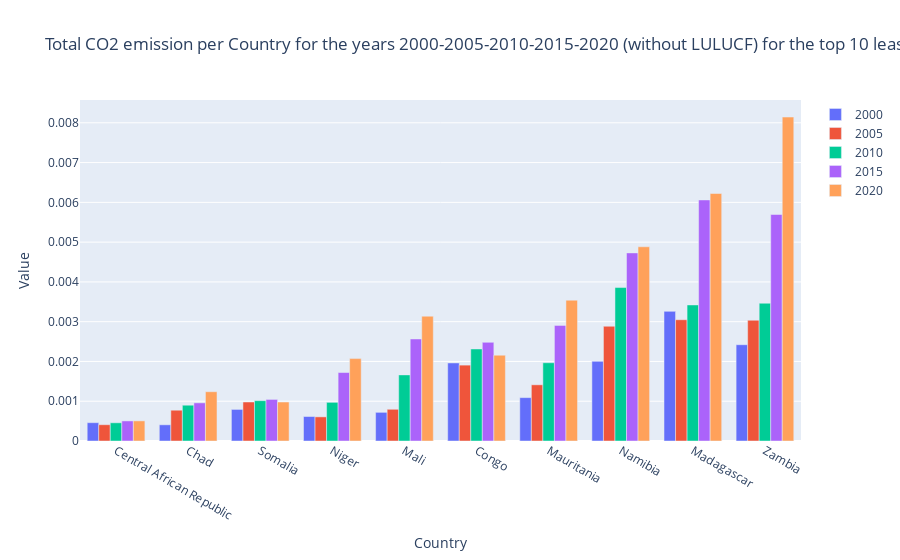

This figure's notebook cell:
### Code cell
# Calculate the average of the relative values for each country
mergeN['avg'] = mergeN[[year+'rel' for year in years]].mean(axis=1)

# Sort by the average and select the bottom 10
top_countries = mergeN.sort_values('avg', ascending=True).head(10)

# Create a new Figure
fig = go.Figure()

# Add a bar for each year
for year in years:
    fig.add_trace(go.Bar(
        x=top_countries['Area'],
        y=top_countries[year+'rel'],
        name=year
    ))

# Change the bar mode to group
fig.update_layout(barmode='group')

# Add labels and title
fig.update_layout(
    title='Total CO2 emission per Country for the years 2000-2010-2015-2020 (without LULUCF) for the top 10 least emitting countries',
    xaxis_title='Country',
    yaxis_title='Value'
)

# Show the plot
fig.show()

### Figure 1 — Plotly figure (JSON) as saved in the notebook; plotly's stock layout.template omitted (floating-point values rounded to 4 significant figures)
{"data": [{"name": "2000", "type": "bar", "x": ["Central African Republic", "Chad", "Somalia", "Niger", "Mali", "Congo", "Mauritania", "Namibia", "Madagascar", "Zambia"], "y": [0.0004605, 0.0004071, 0.0007943, 0.0006155, 0.0007206, 0.001962, 0.001091, 0.002002, 0.00326, 0.002421]}, {"name": "2005", "type": "bar", "x": ["Central African Republic", "Chad", "Somalia", "Niger", "Mali", "Congo", "Mauritania", "Namibia", "Madagascar", "Zambia"], "y": [0.0004096, 0.0007742, 0.0009803, 0.0006066, 0.0007975, 0.001908, 0.001413, 0.002885, 0.003049, 0.003036]}, {"name": "2010", "type": "bar", "x": ["Central African Republic", "Chad", "Somalia", "Niger", "Mali", "Congo", "Mauritania", "Namibia", "Madagascar", "Zambia"], "y": [0.0004578, 0.0008998, 0.001014, 0.0009721, 0.001662, 0.002314, 0.001968, 0.003858, 0.003421, 0.003464]}, {"name": "2015", "type": "bar", "x": ["Central African Republic", "Chad", "Somalia", "Niger", "Mali", "Congo", "Mauritania", "Namibia", "Madagascar", "Zambia"], "y": [0.0005048, 0.0009587, 0.001046, 0.001721, 0.002565, 0.002481, 0.002907, 0.004729, 0.006061, 0.005695]}, {"name": "2020", "type": "bar", "x": ["Central African Republic", "Chad", "Somalia", "Niger", "Mali", "Congo", "Mauritania", "Namibia", "Madagascar", "Zambia"], "y": [0.0005058, 0.001239, 0.00098, 0.002072, 0.003138, 0.002158, 0.00354, 0.004883, 0.006223, 0.008145]}], "layout": {"barmode": "group", "title": {"text": "Total CO2 emission per Country for the years 2000-2005-2010-2015-2020 (without LULUCF) for the top 10 least emitting countries"}, "xaxis": {"title": {"text": "Country"}}, "yaxis": {"title": {"text": "Value"}}}}
